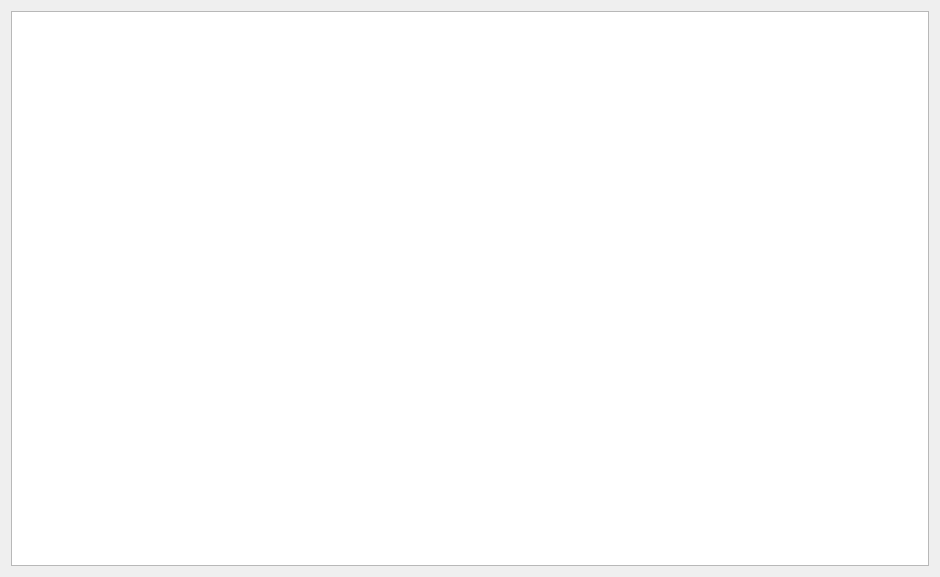
<?xml version="1.0" encoding="UTF-8"?>
<ui version="4.0">
 <class>GraphicsHierarchyClass</class>
 <widget class="QWidget" name="GraphicsHierarchyClass">
  <property name="geometry">
   <rect>
    <x>0</x>
    <y>0</y>
    <width>940</width>
    <height>577</height>
   </rect>
  </property>
  <layout class="QGridLayout" name="gridLayout">
   <item row="0" column="0">
    <widget class="QTreeView" name="mainTreeView"/>
   </item>
  </layout>
 </widget>
 <layoutdefault spacing="6" margin="11"/>
 <resources/>
 <connections/>
</ui>
